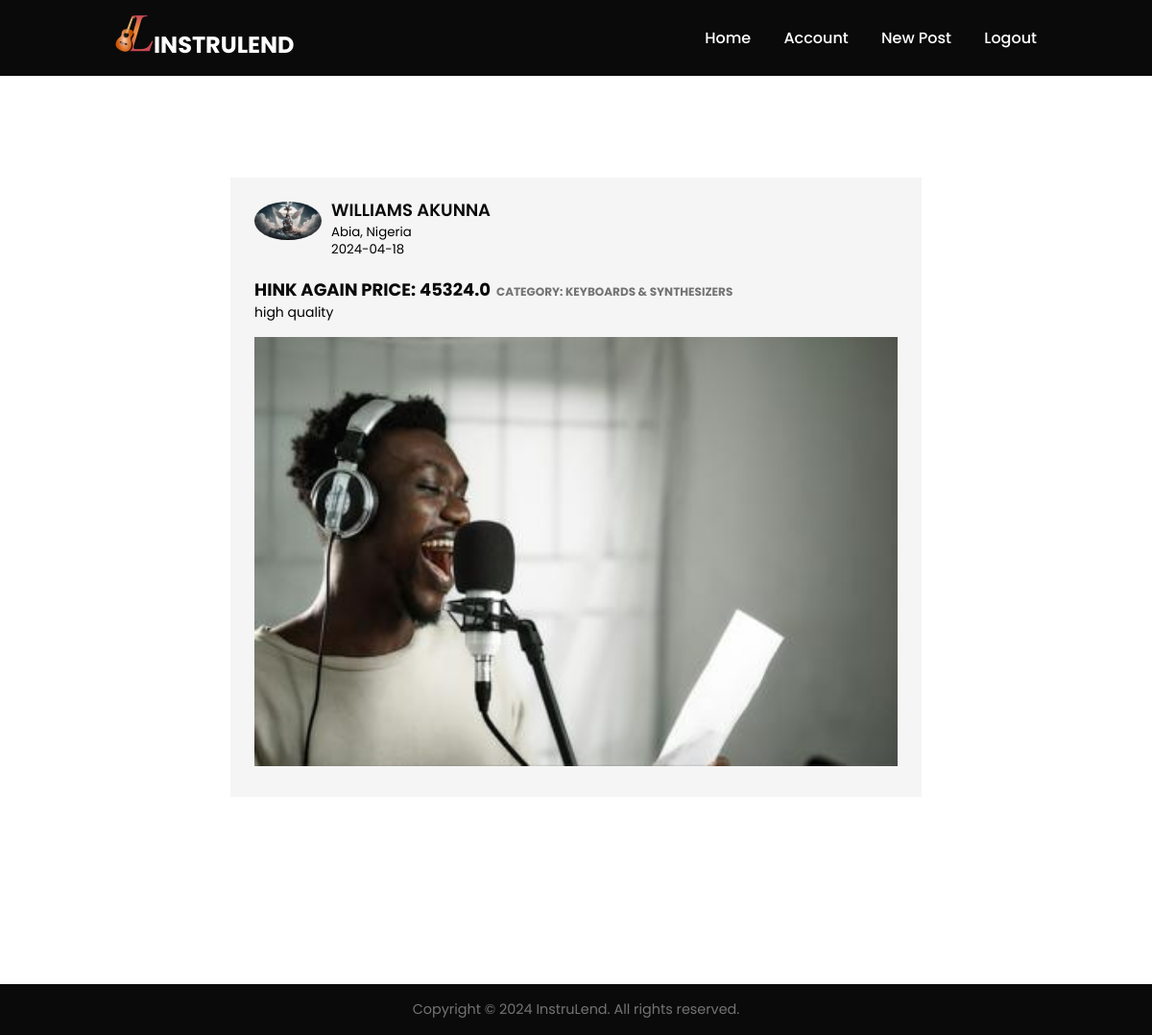
Page /post/11 (signed in) on the committed database.
### app/models.py (models this page shows, shortened)
class User(db.Model, UserMixin):
    id = db.Column(db.Integer, primary_key=True)
    first_name = db.Column(db.String(100), nullable=False)
    last_name = db.Column(db.String(100), nullable=False)
    email = db.Column(db.String(255), unique=True, nullable=False)
    phone_number = db.Column(db.String(15), unique=True, nullable=False)
    city = db.Column(db.String(50))
    country = db.Column(db.String(10), nullable=False, default='Nigeria')
    password = db.Column(db.String(60), nullable=False)
    verification_number = db.Column(db.String(25), unique=True)
    verified_user = db.Column(db.Boolean, nullable=False, default=False)
    created_at = db.Column(db.DateTime, nullable=False, default=datetime.utcnow)
    image_file = db.Column(db.String(50), nullable=False, default='default.jpg')
    posts = db.relationship('Post', backref='author', lazy=True)
    reviewer = db.relationship('Review', foreign_keys='Review.user_id', backref='author1', lazy=True)
    reviewed = db.relationship('Review', foreign_keys='Review.author_id', backref='author2', lazy=True)
    rented = db.relationship('Agreement', backref='author4', lazy=True)
    expirence = db.relationship('Expirence', backref='author6', lazy=True)
    chats_user1 = db.relationship('Chat', backref='user1', foreign_keys='Chat.user1_id', lazy=True)
    chats_user2 = db.relationship('Chat', backref='user2', foreign_keys='Chat.user2_id', lazy=True)
    message = db.relationship('Message', backref='author7', lazy=True)

class Post(db.Model):
    id = db.Column(db.Integer, primary_key=True)
    title = db.Column(db.String(50), nullable=False)
    description = db.Column(db.String(200), nullable=False)
    category = db.Column(db.String(100), nullable=False)
    price = db.Column(db.Float, nullable=False)
    city = db.Column(db.String(50), nullable=False)
    country = db.Column(db.String(10), nullable=False, default='Nigeria')
    date_posted = db.Column(db.DateTime, nullable=False, default=datetime.utcnow)
    image_file = db.Column(db.String(50), nullable=False)
    availability = db.Column(db.Boolean, nullable=False, default=True)
    user_id = db.Column(db.Integer, db.ForeignKey('user.id'), nullable=False)
    rented = db.relationship('Agreement', backref='author5', lazy=True)

### app/posts/routes.py (the view)
@posts.route('/post/<int:post_id>')
@login_required
def post(post_id):
    post = Post.query.get_or_404(post_id)
    return render_template('post.html', title=post.title, post=post)

### app/models.py (called while the page is built)
@login_manager.user_loader
def load_user(user_id):
    return User.query.get(int(user_id))

### app/templates/post.html (shortened to what this page needs)
{% extends 'base.html' %}
{% block content %}
<section class="section-form">
  <div class="post-container">
    <div class="post-author">
      <img src="{{ url_for('static', filename='images/profile_pic/' + post.author.image_file) }}" alt="">
      <div>
        <h1>{{ post.author.first_name }} {{ post.author.last_name }}</h1>
        <small>{{ post.city }}, {{ post.country }}</small>
        <small>{{ post.date_posted.strftime('%Y-%m-%d') }}</small>
      </div>
    </div>
    <h1>{{ post.title }}  Price: {{ post.price }}<span>category: {{ post.category }}</span></h1>
    <p>{{ post.description }}</p>
    <img src="{{ url_for('static', filename='images/post_pic/' + post.image_file) }}" width="100%">
    <div class="post-activity">
    </div>
  </div>
</section>
{% endblock %}

### app/static/css/index.css (style rules this page uses)
:root { --text-dark: #0a0a0a; --text-light: #737373; --extra-light: #f5f5f5; --white: #ffffff; --max-width: 1200px; }
* { margin: 0; padding: 0; box-sizing: border-box; font-family: "Poppins", sans-serif; }
html, body { scroll-behavior: smooth; }
section { padding: 100px 120px; }
.section-form { padding: 80px 120px; }
.post-container { background-color: #f5f5f5; padding: 20px 25px 5px; margin: 5px 0 15px; }
.post-author { display: flex; align-items: flex-start; margin-bottom: 20px; }
.post-author img { width: 70px; border-radius: 50%; margin-right: 10px; margin-top: 5px; }
.post-author h1 { font-size: 18px; font-weight: 600; color: var(--text-light); }
.post-author small { display: block; margin-bottom: -2px; }
.post-container h1 { font-size: 18px; color: var(--text-dark); text-transform: uppercase; }
.post-container span { color: var(--text-light); font-size: 12px; margin-left: 6px; }
.post-container p { font-size: 14px; margin-bottom: 15px; }
.post-activity { display: flex; align-items: center; justify-content: space-around; padding: 10px 0; font-size: 14px; font-weight: 500; width: 50%; }

### rows in the picture
User: image_file (placeholder picture), author.first_name "WILLIAMS", author.last_name "AKUNNA"
Post: city "Abia", country "Nigeria", date_posted "2024-04-18", title "HINK AGAIN", price "45324.0", category "KEYBOARDS & SYNTHESIZERS", description "high quality", image_file (picture)
